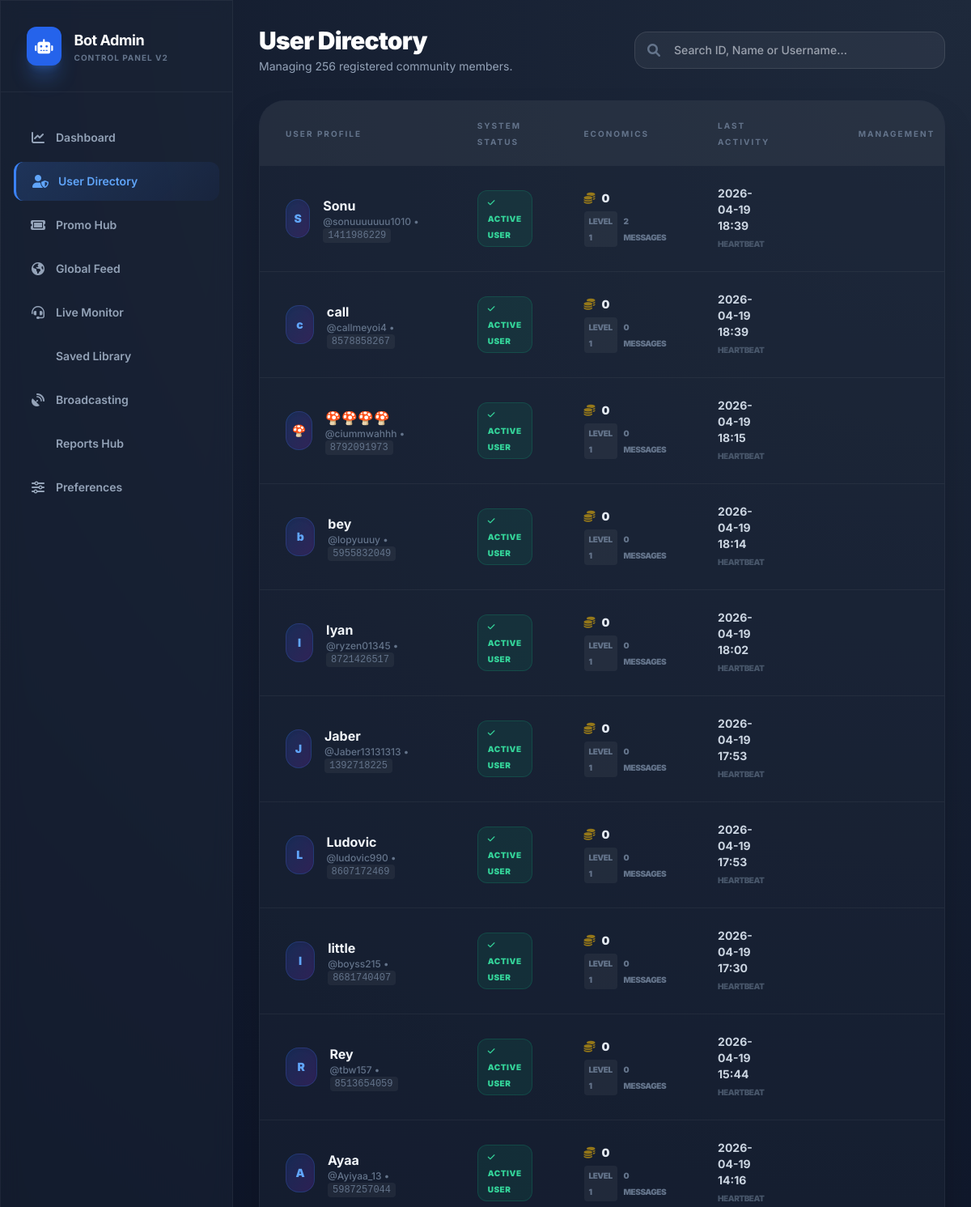
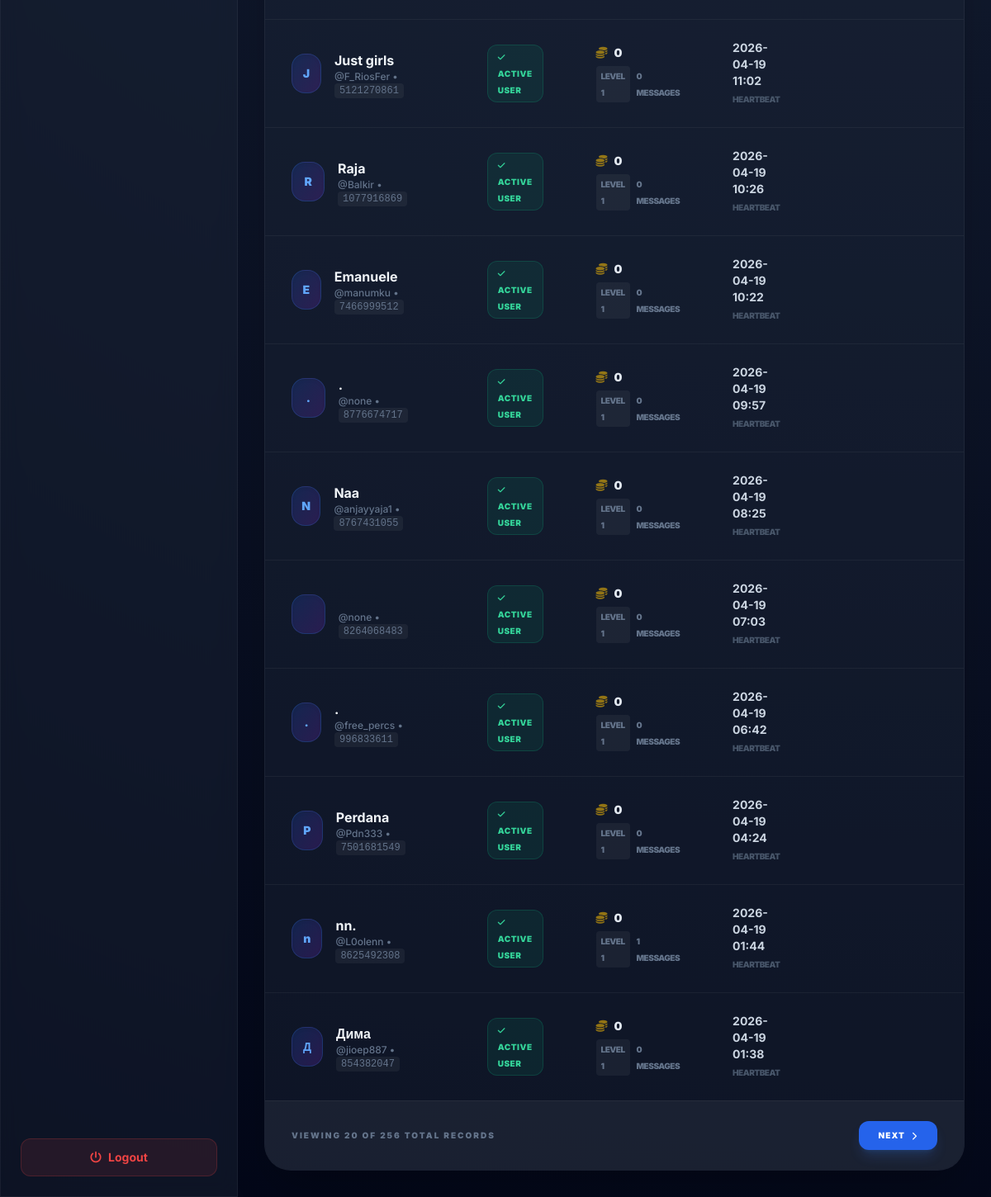
The page /users (signed in) on the database its author committed (2 pictures, top to bottom).
### tables this page shows
CREATE TABLE users (
                user_id INTEGER PRIMARY KEY,
                username TEXT DEFAULT '',
                first_name TEXT DEFAULT '',
                last_name TEXT DEFAULT '',
                gender TEXT DEFAULT '',
                age INTEGER DEFAULT 0,
                interests TEXT DEFAULT '',
                language TEXT DEFAULT 'en',
                gender_pref TEXT DEFAULT 'any',
                is_banned INTEGER DEFAULT 0,
                is_vip INTEGER DEFAULT 0,
                ban_reason TEXT DEFAULT '',
                total_chats INTEGER DEFAULT 0,
                total_messages INTEGER DEFAULT 0,
                rating_sum INTEGER DEFAULT 0,
                rating_count INTEGER DEFAULT 0,
                last_active INTEGER DEFAULT 0,
                last_partner_id INTEGER DEFAULT 0,
                flood_count INTEGER DEFAULT 0,
                flood_window_start INTEGER DEFAULT 0,
                coins INTEGER DEFAULT 0,
                xp INTEGER DEFAULT 0,
                level INTEGER DEFAULT 1,
                referral_code TEXT DEFAULT '',
                referred_by INTEGER DEFAULT 0,
                last_daily_reward INTEGER DEFAULT 0,
                daily_chats_count INTEGER DEFAULT 0,
                daily_messages_count INTEGER DEFAULT 0,
                last_mission_reset INTEGER DEFAULT 0,
                created_at INTEGER DEFAULT 0,
                updated_at INTEGER DEFAULT 0
            , daily_streak INTEGER DEFAULT 0, media_ban_until INTEGER DEFAULT 0, latitude REAL DEFAULT 0.0, longitude REAL DEFAULT 0.0, country TEXT DEFAULT '', city TEXT DEFAULT '', match_region TEXT DEFAULT 'global', referral_reward_paid INTEGER DEFAULT 0, referral_cash REAL DEFAULT 0.0);

### web_admin/app.py (the view)
@app.route('/users')
@login_required
def users_list():
    page = request.args.get('page', 1, type=int)
    search = request.args.get('search', '').strip()
    limit = 20
    offset = (page - 1) * limit
    c = db.conn.cursor()
    if search:
        if search.isdigit():
            c.execute("SELECT * FROM users WHERE user_id = ? OR first_name LIKE ? ORDER BY last_active DESC LIMIT ? OFFSET ?", (int(search), f"%{search}%", limit, offset))
        else:
            c.execute("SELECT * FROM users WHERE first_name LIKE ? OR username LIKE ? ORDER BY last_active DESC LIMIT ? OFFSET ?", (f"%{search}%", f"%{search}%", limit, offset))
        count_c = db.conn.cursor()
        if search.isdigit():
            count_c.execute("SELECT COUNT(*) FROM users WHERE user_id = ? OR first_name LIKE ?", (int(search), f"%{search}%"))
        else:
            count_c.execute("SELECT COUNT(*) FROM users WHERE first_name LIKE ? OR username LIKE ?", (f"%{search}%", f"%{search}%"))
        total_items = count_c.fetchone()[0]
    else:
        c.execute("SELECT * FROM users ORDER BY last_active DESC LIMIT ? OFFSET ?", (limit, offset))
        total_items = db.get_user_count()
    total_pages = (total_items + limit - 1) // limit
    users = [dict(row) for row in c.fetchall()]
    for u in users:
        if u['first_name'] and len(u['first_name']) > 50:
            u['first_name'] = u['first_name'][:47] + "..."
        if u['username'] and len(u['username']) > 50:
            u['username'] = u['username'][:47] + "..."
    return render_template('users.html', users=users, page=page, total_pages=total_pages, search=search, total_items=total_items)

### database.py (called while the page is built)
    def get_user_count(self):
        c = self.conn.cursor()
        c.execute("SELECT COUNT(*) as cnt FROM users")
        return c.fetchone()['cnt']

### web_admin/app.py (called while the page is built)
@app.template_filter('datetime')
def format_datetime(value):
    return time.strftime('%Y-%m-%d %H:%M', time.localtime(value))

def login_required(f):
    @wraps(f)
    def decorated_function(*args, **kwargs):
        if not session.get('logged_in'):
            return redirect(url_for('login', next=request.url))
        return f(*args, **kwargs)
    return decorated_function

### web_admin/templates/users.html (shortened to what this page needs)
{% extends "layout.html" %}
{% block content %}
<div class="space-y-8 fade-in">
    <div class="flex flex-col md:flex-row md:items-center justify-between gap-6">
        <div>
            <h2 class="text-3xl font-black text-white tracking-tight">User Directory</h2>
            <p class="text-slate-400 mt-1 text-sm">Managing {{ total_items }} registered community members.</p>
        </div>
        <form action="{{ url_for('users_list') }}" method="GET" class="flex w-full md:w-96">
            <div class="relative w-full group">
                <i class="fa-solid fa-magnifying-glass absolute left-4 top-1/2 -translate-y-1/2 text-slate-500 group-focus-within:text-blue-500 transition-colors"></i>
                <input type="text" name="search" value="{{ search }}" placeholder="Search ID, Name or Username..."
                       class="w-full bg-white/5 border border-white/10 rounded-2xl pl-12 pr-4 py-3 outline-none focus:border-blue-500 focus:ring-1 focus:ring-blue-500 transition-all text-sm font-medium">
            </div>
        </form>
    </div>
    <div class="glass rounded-[32px] overflow-hidden border border-white/5 shadow-2xl">
        <div class="overflow-x-auto text-sm">
            <table class="w-full text-left">
                <thead>
                    <tr class="bg-white/5 text-slate-500 text-[10px] uppercase tracking-[0.2em] font-black">
                        <th class="px-8 py-5">User Profile</th>
                        <th class="px-8 py-5">System Status</th>
                        <th class="px-8 py-5">Economics</th>
                        <th class="px-8 py-5">Last Activity</th>
                        <th class="px-8 py-5 text-right">Management</th>
                    </tr>
                </thead>
                <tbody class="divide-y divide-white/5">
                    {% for user in users %}
                    <tr class="hover:bg-white/5 transition-colors group">
                        <td class="px-8 py-6">
                            <div class="flex items-center gap-4">
                                <div class="w-12 h-12 rounded-2xl bg-gradient-to-br from-blue-600/20 to-purple-600/20 flex items-center justify-center font-black text-blue-400 border border-blue-500/20 shadow-inner">
                                    {{ user.first_name[0] if user.first_name else '?' }}
                                </div>
                                <div>
                                    <p class="font-bold text-slate-100 text-base">{{ user.first_name or 'Unknown User' }}</p>
                                    <p class="text-xs text-slate-500 font-medium">@{{ user.username or 'none' }} • <code class="bg-white/5 px-1.5 py-0.5 rounded">{{ user.user_id }}</code></p>
                                </div>
                            </div>
                        </td>
                        <td class="px-8 py-6">
                            <div class="flex flex-wrap gap-2">
                                {% if user.is_banned %}
                                <span class="bg-red-500/10 text-red-400 px-3 py-1 rounded-xl text-[10px] font-black uppercase tracking-wider border border-red-500/20">
                                    <i class="fa-solid fa-ban mr-1"></i> Restricted
                                </span>
                                {% else %}
                                <span class="bg-emerald-500/10 text-emerald-400 px-3 py-1 rounded-xl text-[10px] font-black uppercase tracking-wider border border-emerald-500/20">
                                    <i class="fa-solid fa-check mr-1"></i> Active User
                                </span>
                                {% endif %}
                            </div>
                        </td>
                        <td class="px-8 py-6">
                            <div class="space-y-1.5">
                                <div class="flex items-center gap-2 text-slate-200 font-black text-sm">
                                    <i class="fa-solid fa-coins text-yellow-500/60"></i>
                                    <span>{{ user.coins }}</span>
                                </div>
                                <div class="flex items-center gap-2 text-slate-500 text-[10px] font-black uppercase tracking-tighter">
                                    <span class="bg-white/5 px-1.5 py-0.5 rounded">Level {{ user.level or 1 }}</span>
                                    <span>{{ user.total_messages }} Messages</span>
                                </div>
                            </div>
                        </td>
                        <td class="px-8 py-6">
                            <p class="text-slate-300 font-bold mb-0.5">{{ user.last_active|datetime }}</p>
                            <p class="text-[10px] text-slate-600 font-black uppercase tracking-tighter">Heartbeat</p>
                        </td>
                        <td class="px-8 py-6">
                        </td>
                    </tr>
                    {% else %}
                    <tr>
                        <td colspan="5" class="px-8 py-20 text-center text-slate-600 font-bold uppercase tracking-widest bg-white/5">No Match Found</td>
                    </tr>
                    {% endfor %}
                </tbody>
            </table>
        </div>
        <div class="px-8 py-6 border-t border-white/5 bg-white/5 flex flex-col md:flex-row items-center justify-between gap-4">
            <p class="text-[10px] text-slate-500 font-black uppercase tracking-[0.2em]">Viewing {{ users|length }} of {{ total_items }} total records</p>
            <div class="flex gap-3">
                {% if page < total_pages %}
                <a href="{{ url_for('users_list', page=page+1, search=search) }}" class="px-6 py-2.5 bg-blue-600 hover:bg-blue-500 rounded-xl text-[10px] font-black uppercase tracking-widest transition-all shadow-lg shadow-blue-500/20 text-white flex items-center gap-2">
                    Next <i class="fa-solid fa-chevron-right"></i>
                </a>
                {% endif %}
            </div>
        </div>
    </div>
</div>
{% endblock %}

### web_admin/templates/layout.html (shortened to what this page needs)
<!DOCTYPE html>
<html lang="en" class="dark">
<head>
    <script src="https://cdn.tailwindcss.com"></script>
    <link href="https://cdnjs.cloudflare.com/ajax/libs/font-awesome/6.0.0/css/all.min.css" rel="stylesheet">
</head>
<body class="flex h-screen overflow-hidden antialiased text-slate-200">
    <aside class="w-72 glass flex-shrink-0 hidden md:flex flex-col border-r border-white/5">
        <div class="px-8 py-8 border-b border-white/5 flex items-center gap-4">
            <div class="bg-blue-600 rounded-xl p-2.5 shadow-xl shadow-blue-500/30">
                <i class="fa-solid fa-robot text-white text-lg"></i>
            </div>
            <div>
                <h1 class="text-lg font-bold tracking-tight text-white">Bot Admin</h1>
                <p class="text-[10px] uppercase tracking-widest text-slate-500 font-bold">Control Panel v2</p>
            </div>
        </div>
        <nav class="flex-1 px-4 py-8 space-y-1.5 overflow-y-auto">
            <a href="{{ url_for('dashboard') }}" class="flex items-center gap-3 px-5 py-3.5 rounded-xl transition-all duration-300 {{ 'sidebar-active' if request.endpoint == 'dashboard' else 'text-slate-400 hover:bg-white/5 hover:text-slate-100' }}">
                <i class="fa-solid fa-chart-line w-5 text-center"></i>
                <span class="font-semibold text-sm">Dashboard</span>
            </a>
            <a href="{{ url_for('users_list') }}" class="flex items-center gap-3 px-5 py-3.5 rounded-xl transition-all duration-300 {{ 'sidebar-active' if request.endpoint == 'users_list' else 'text-slate-400 hover:bg-white/5 hover:text-slate-100' }}">
                <i class="fa-solid fa-user-shield w-5 text-center"></i>
                <span class="font-semibold text-sm">User Directory</span>
            </a>
            <a href="{{ url_for('promo_manager') }}" class="flex items-center gap-3 px-5 py-3.5 rounded-xl transition-all duration-300 {{ 'sidebar-active' if request.endpoint == 'promo_manager' else 'text-slate-400 hover:bg-white/5 hover:text-slate-100' }}">
                <i class="fa-solid fa-ticket w-5 text-center"></i>
                <span class="font-semibold text-sm">Promo Hub</span>
            </a>
            <a href="{{ url_for('feed_list') }}" class="flex items-center gap-3 px-5 py-3.5 rounded-xl transition-all duration-300 {{ 'sidebar-active' if request.endpoint == 'feed_list' else 'text-slate-400 hover:bg-white/5 hover:text-slate-100' }}">
                <i class="fa-solid fa-earth-americas w-5 text-center"></i>
                <span class="font-semibold text-sm">Global Feed</span>
            </a>
            <a href="{{ url_for('active_chats') }}" class="flex items-center gap-3 px-5 py-3.5 rounded-xl transition-all duration-300 {{ 'sidebar-active' if request.endpoint == 'active_chats' else 'text-slate-400 hover:bg-white/5 hover:text-slate-100' }}">
                <i class="fa-solid fa-headset w-5 text-center"></i>
                <span class="font-semibold text-sm">Live Monitor</span>
            </a>
            <a href="{{ url_for('saved_chats_list') }}" class="flex items-center gap-3 px-5 py-3.5 rounded-xl transition-all duration-300 {{ 'sidebar-active' if request.endpoint == 'saved_chats_list' else 'text-slate-400 hover:bg-white/5 hover:text-slate-100' }}">
                <span class="font-semibold text-sm">Saved Library</span>
            </a>
            <a href="{{ url_for('broadcast') }}" class="flex items-center gap-3 px-5 py-3.5 rounded-xl transition-all duration-300 {{ 'sidebar-active' if request.endpoint == 'broadcast' else 'text-slate-400 hover:bg-white/5 hover:text-slate-100' }}">
                <i class="fa-solid fa-satellite-dish w-5 text-center"></i>
                <span class="font-semibold text-sm">Broadcasting</span>
            </a>
            <a href="{{ url_for('report_list') }}" class="flex items-center gap-3 px-5 py-3.5 rounded-xl transition-all duration-300 {{ 'sidebar-active' if request.endpoint == 'report_list' else 'text-slate-400 hover:bg-white/5 hover:text-slate-100' }}">
                <span class="font-semibold text-sm">Reports Hub</span>
            </a>
            <a href="{{ url_for('settings_page') }}" class="flex items-center gap-3 px-5 py-3.5 rounded-xl transition-all duration-300 {{ 'sidebar-active' if request.endpoint == 'settings_page' else 'text-slate-400 hover:bg-white/5 hover:text-slate-100' }}">
                <i class="fa-solid fa-sliders w-5 text-center"></i>
                <span class="font-semibold text-sm">Preferences</span>
            </a>
        </nav>
        <div class="p-6">
            <a href="{{ url_for('logout') }}" class="flex items-center justify-center gap-2 w-full py-3 bg-red-500/10 text-red-500 hover:bg-red-500 hover:text-white rounded-xl transition-all duration-300 font-bold text-sm border border-red-500/20">
                <i class="fa-solid fa-power-off"></i> Logout
            </a>
        </div>
    </aside>
    <main class="flex-1 flex flex-col overflow-hidden relative">
        <div class="flex-1 overflow-y-auto p-4 md:p-8">
            {% block content %}{% endblock %}
        </div>
    </main>
</body>
</html>

### web_admin/templates/layout.html (style rules this page uses)
body { background: radial-gradient(circle at top right, #1e293b, #0f172a, #020617); color: #f8fafc; font-family: 'Inter', sans-serif; }
.glass { background: rgba(30, 41, 59, 0.4); backdrop-filter: blur(12px); border: 1px solid rgba(255, 255, 255, 0.05); }
.fade-in { animation: fadeIn 0.4s ease-out forwards; }
.sidebar-active { background: linear-gradient(135deg, rgba(59, 130, 246, 0.2), rgba(37, 99, 235, 0.05)); color: #60a5fa; border-left: 3px solid #3b82f6; }

### rows shown on the page
users: first_name "S", first_name "Sonu", username "sonuuuuuuu1010", user_id "1411986229", is_banned 0 (drawn), coins "0", level "1", total_messages "2", last_active "2026-04-19 18:39"
users: first_name "c", first_name "call", username "callmeyoi4", user_id "8578858267", is_banned 0 (drawn), coins "0", level "1", total_messages "0", last_active "2026-04-19 18:39"
users: first_name "🍄", first_name "🍄🍄🍄🍄", username "ciummwahhh", user_id "8792091973", is_banned 0 (drawn), coins "0", level "1", total_messages "0", last_active "2026-04-19 18:15"
users: first_name "b", first_name "bey", username "lopyuuuy", user_id "5955832049", is_banned 0 (drawn), coins "0", level "1", total_messages "0", last_active "2026-04-19 18:14"
users: first_name "I", first_name "Iyan", username "ryzen01345", user_id "8721426517", is_banned 0 (drawn), coins "0", level "1", total_messages "0", last_active "2026-04-19 18:02"
users: first_name "J", first_name "Jaber", username "Jaber13131313", user_id "1392718225", is_banned 0 (drawn), coins "0", level "1", total_messages "0", last_active "2026-04-19 17:53"
users: first_name "L", first_name "Ludovic", username "ludovic990", user_id "8607172469", is_banned 0 (drawn), coins "0", level "1", total_messages "0", last_active "2026-04-19 17:53"
users: first_name "l", first_name "little", username "boyss215", user_id "8681740407", is_banned 0 (drawn), coins "0", level "1", total_messages "0", last_active "2026-04-19 17:30"
users: first_name "R", first_name "Rey", username "tbw157", user_id "8513654059", is_banned 0 (drawn), coins "0", level "1", total_messages "0", last_active "2026-04-19 15:44"
users: first_name "A", first_name "Ayaa", username "Ayiyaa_13", user_id "5987257044", is_banned 0 (drawn), coins "0", level "1", total_messages "0", last_active "2026-04-19 14:16"
users: first_name "J", first_name "Just girls", username "F_RiosFer", user_id "5121270861", is_banned 0 (drawn), coins "0", level "1", total_messages "0", last_active "2026-04-19 11:02"
users: first_name "R", first_name "Raja", username "Balkir", user_id "1077916869", is_banned 0 (drawn), coins "0", level "1", total_messages "0", last_active "2026-04-19 10:26"
users: first_name "E", first_name "Emanuele", username "manumku", user_id "7466999512", is_banned 0 (drawn), coins "0", level "1", total_messages "0", last_active "2026-04-19 10:22"
users: first_name ".", username "none", user_id "8776674717", is_banned 0 (drawn), coins "0", level "1", total_messages "0", last_active "2026-04-19 09:57"
users: first_name "N", first_name "Naa", username "anjayyaja1", user_id "8767431055", is_banned 0 (drawn), coins "0", level "1", total_messages "0", last_active "2026-04-19 08:25"
users: username "none", user_id "8264068483", is_banned 0 (drawn), coins "0", level "1", total_messages "0", last_active "2026-04-19 07:03"
users: first_name ".", username "free_percs", user_id "996833611", is_banned 0 (drawn), coins "0", level "1", total_messages "0", last_active "2026-04-19 06:42"
users: first_name "P", first_name "Perdana", username "Pdn333", user_id "7501681549", is_banned 0 (drawn), coins "0", level "1", total_messages "0", last_active "2026-04-19 04:24"
users: first_name "n", first_name "nn.", username "L0olenn", user_id "8625492308", is_banned 0 (drawn), coins "0", level "1", total_messages "1", last_active "2026-04-19 01:44"
users: first_name "Д", first_name "Дима", username "jioep887", user_id "854382047", is_banned 0 (drawn), coins "0", level "1", total_messages "0", last_active "2026-04-19 01:38"

### other values the page prints
{{ total_items }} "256"
{{ users|length }} "20"
